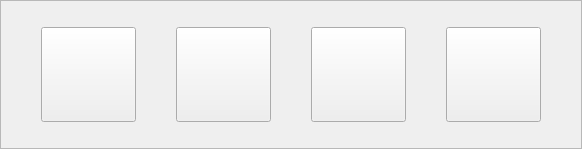
    <widget class="QFrame" name="frame_6">
     <property name="sizePolicy">
      <sizepolicy hsizetype="Preferred" vsizetype="Fixed">
       <horstretch>0</horstretch>
       <verstretch>0</verstretch>
      </sizepolicy>
     </property>
     <property name="minimumSize">
      <size>
       <width>0</width>
       <height>149</height>
      </size>
     </property>
     <property name="maximumSize">
      <size>
       <width>16777215</width>
       <height>149</height>
      </size>
     </property>
     <property name="frameShape">
      <enum>QFrame::StyledPanel</enum>
     </property>
     <property name="frameShadow">
      <enum>QFrame::Raised</enum>
     </property>
     <layout class="QGridLayout" name="gridLayout_4">
      <property name="leftMargin">
       <number>0</number>
      </property>
      <property name="topMargin">
       <number>0</number>
      </property>
      <property name="rightMargin">
       <number>0</number>
      </property>
      <property name="bottomMargin">
       <number>0</number>
      </property>
      <property name="spacing">
       <number>0</number>
      </property>
      <item row="0" column="4">
       <spacer name="horizontalSpacer_14">
        <property name="orientation">
         <enum>Qt::Horizontal</enum>
        </property>
        <property name="sizeHint" stdset="0">
         <size>
          <width>40</width>
          <height>20</height>
         </size>
        </property>
       </spacer>
      </item>
      <item row="0" column="2">
       <spacer name="horizontalSpacer_13">
        <property name="orientation">
         <enum>Qt::Horizontal</enum>
        </property>
        <property name="sizeHint" stdset="0">
         <size>
          <width>40</width>
          <height>20</height>
         </size>
        </property>
       </spacer>
      </item>
      <item row="0" column="1">
       <widget class="QPushButton" name="pushButton_home">
        <property name="sizePolicy">
         <sizepolicy hsizetype="Fixed" vsizetype="Fixed">
          <horstretch>0</horstretch>
          <verstretch>0</verstretch>
         </sizepolicy>
        </property>
        <property name="minimumSize">
         <size>
          <width>95</width>
          <height>95</height>
         </size>
        </property>
        <property name="maximumSize">
         <size>
          <width>95</width>
          <height>95</height>
         </size>
        </property>
        <property name="focusPolicy">
         <enum>Qt::NoFocus</enum>
        </property>
        <property name="styleSheet">
         <string notr="true"/>
        </property>
        <property name="text">
         <string/>
        </property>
       </widget>
      </item>
      <item row="0" column="7">
       <widget class="QPushButton" name="pushButton_public">
        <property name="sizePolicy">
         <sizepolicy hsizetype="Fixed" vsizetype="Fixed">
          <horstretch>0</horstretch>
          <verstretch>0</verstretch>
         </sizepolicy>
        </property>
        <property name="minimumSize">
         <size>
          <width>95</width>
          <height>95</height>
         </size>
        </property>
        <property name="maximumSize">
         <size>
          <width>95</width>
          <height>95</height>
         </size>
        </property>
        <property name="focusPolicy">
         <enum>Qt::NoFocus</enum>
        </property>
        <property name="text">
         <string/>
        </property>
       </widget>
      </item>
      <item row="0" column="8">
       <spacer name="horizontalSpacer_11">
        <property name="orientation">
         <enum>Qt::Horizontal</enum>
        </property>
        <property name="sizeType">
         <enum>QSizePolicy::Preferred</enum>
        </property>
        <property name="sizeHint" stdset="0">
         <size>
          <width>40</width>
          <height>20</height>
         </size>
        </property>
       </spacer>
      </item>
      <item row="0" column="0">
       <spacer name="horizontalSpacer_10">
        <property name="orientation">
         <enum>Qt::Horizontal</enum>
        </property>
        <property name="sizeType">
         <enum>QSizePolicy::Preferred</enum>
        </property>
        <property name="sizeHint" stdset="0">
         <size>
          <width>40</width>
          <height>20</height>
         </size>
        </property>
       </spacer>
      </item>
      <item row="0" column="3">
       <widget class="QPushButton" name="pushButton_purchase">
        <property name="sizePolicy">
         <sizepolicy hsizetype="Fixed" vsizetype="Fixed">
          <horstretch>0</horstretch>
          <verstretch>0</verstretch>
         </sizepolicy>
        </property>
        <property name="minimumSize">
         <size>
          <width>95</width>
          <height>95</height>
         </size>
        </property>
        <property name="maximumSize">
         <size>
          <width>95</width>
          <height>95</height>
         </size>
        </property>
        <property name="focusPolicy">
         <enum>Qt::NoFocus</enum>
        </property>
        <property name="text">
         <string/>
        </property>
       </widget>
      </item>
      <item row="0" column="6">
       <spacer name="horizontalSpacer_15">
        <property name="orientation">
         <enum>Qt::Horizontal</enum>
        </property>
        <property name="sizeHint" stdset="0">
         <size>
          <width>40</width>
          <height>20</height>
         </size>
        </property>
       </spacer>
      </item>
      <item row="0" column="5">
       <widget class="QPushButton" name="pushButton_search">
        <property name="sizePolicy">
         <sizepolicy hsizetype="Fixed" vsizetype="Fixed">
          <horstretch>0</horstretch>
          <verstretch>0</verstretch>
         </sizepolicy>
        </property>
        <property name="minimumSize">
         <size>
          <width>95</width>
          <height>95</height>
         </size>
        </property>
        <property name="maximumSize">
         <size>
          <width>95</width>
          <height>95</height>
         </size>
        </property>
        <property name="focusPolicy">
         <enum>Qt::NoFocus</enum>
        </property>
        <property name="text">
         <string/>
        </property>
       </widget>
      </item>
     </layout>
    </widget>
